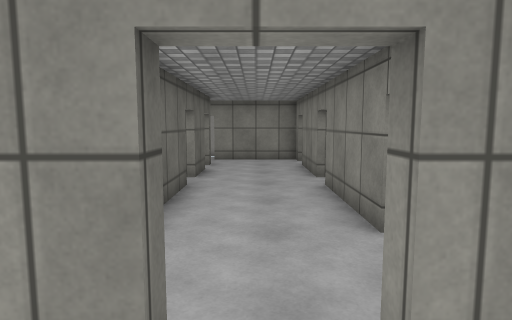
[1] (above)

22 first-person views from a walk through a 3-D level made in the Unity game engine. The camera is 1.5 m above the floor, tilts 6° down and sees 75° across. The floor is counted in squares, 1 m on a side. Each view is taken from the middle of a square. On the plan, view 1 faces up. The plan holds only what a view shows up to about 15 squares ahead; the rest is blank. The player character is not drawn. Surface patterns are stand-ins for the level's own textures.

[2]
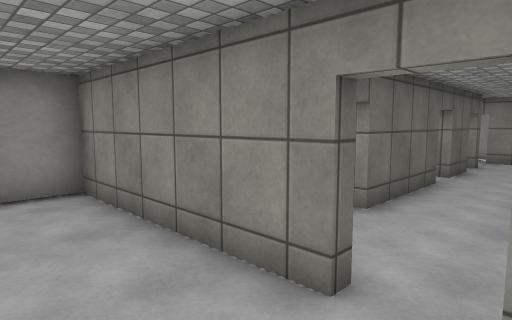

[3]
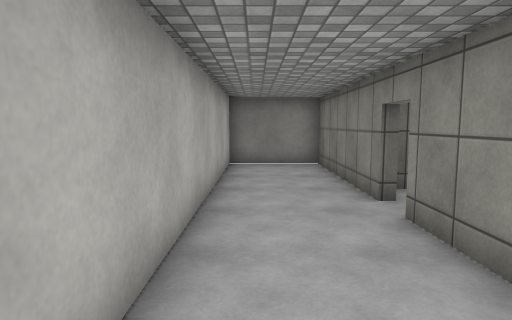

[4]
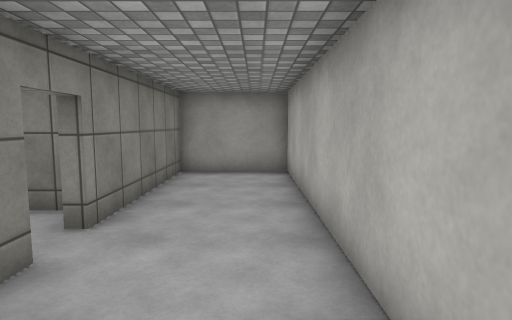

[5]
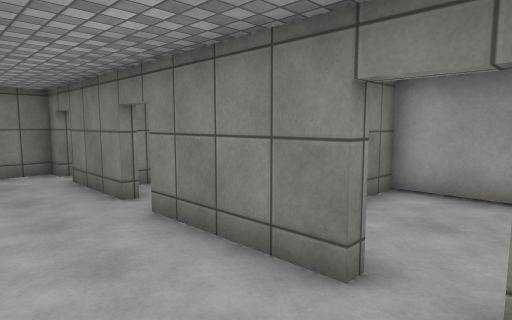

[6]
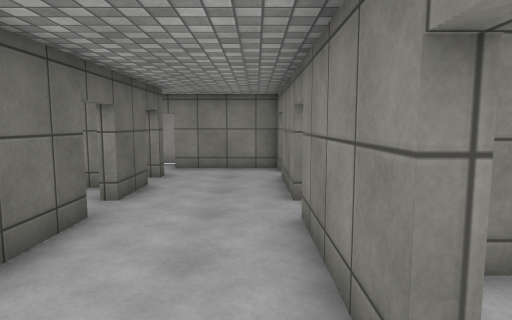

[7]
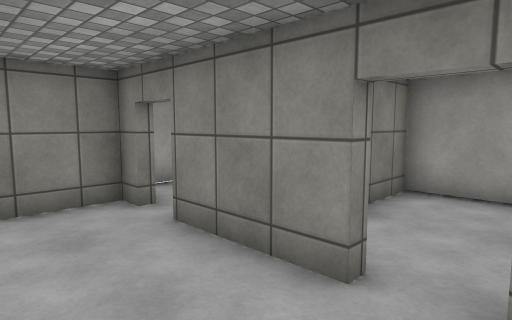

[8]
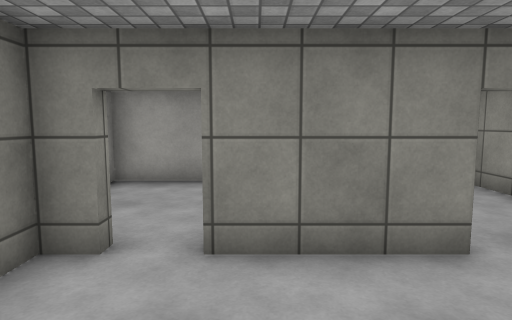

[9]
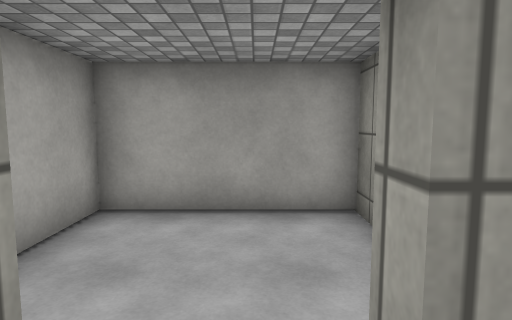

[10]
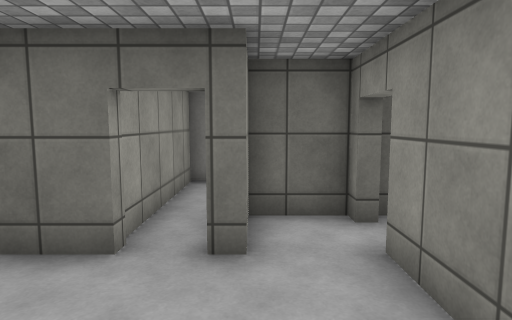

[11]
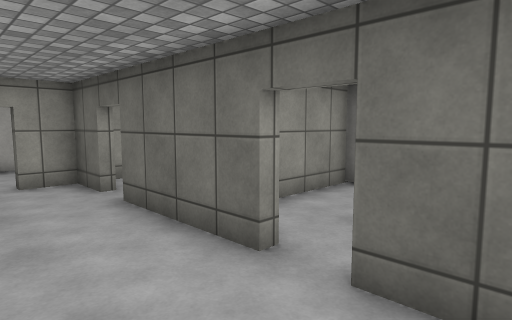

[12]
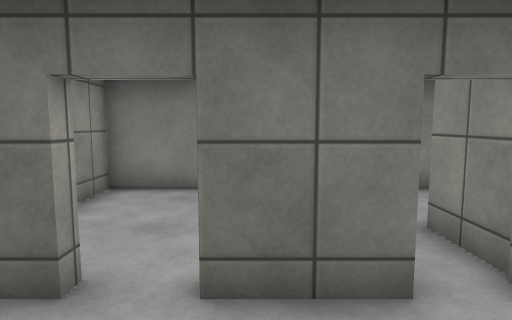

[13]
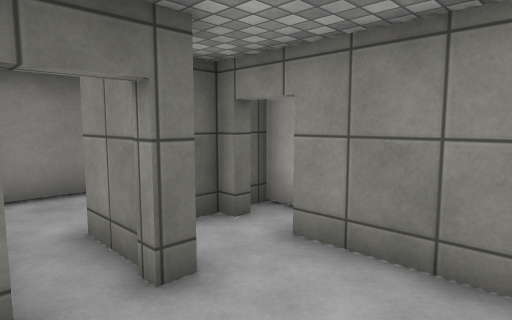

[14]
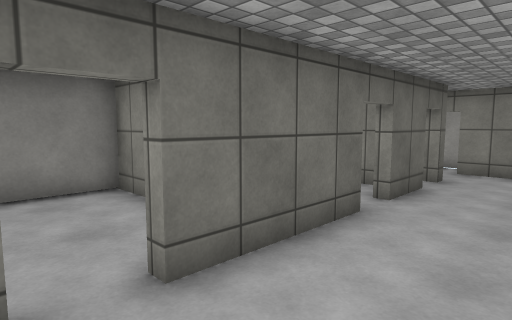

[15]
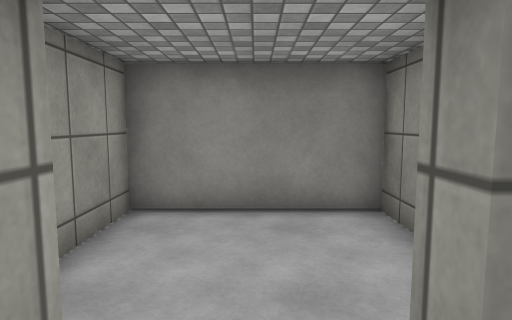

[16]
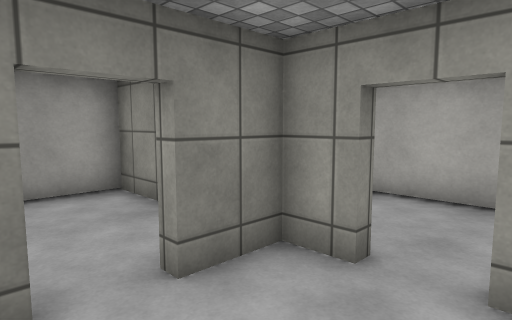

[17]
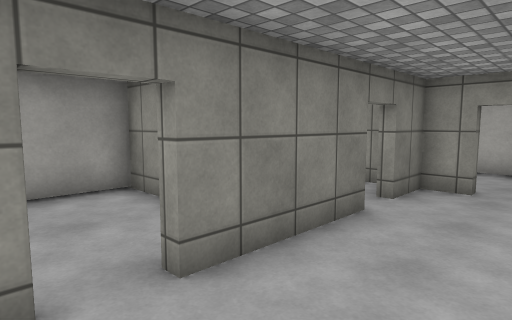

[18]
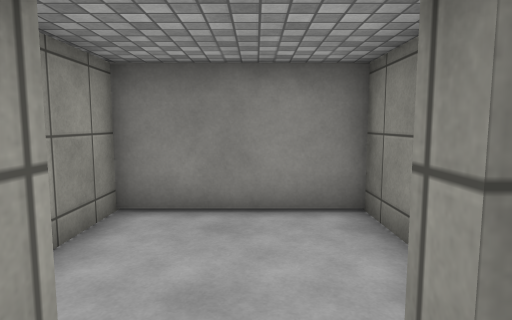

[19]
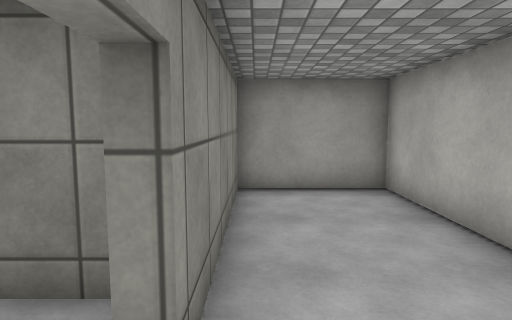

[20]
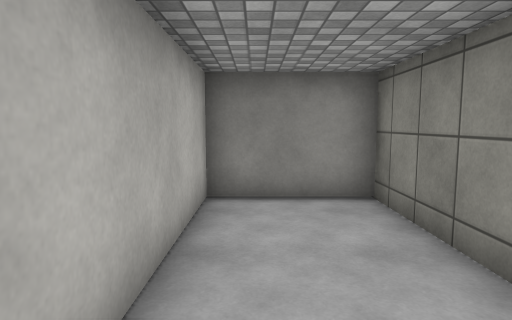

[21]
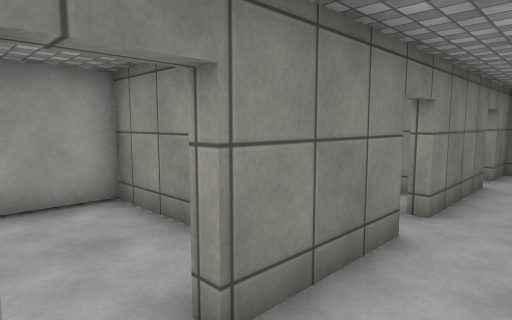

[22]
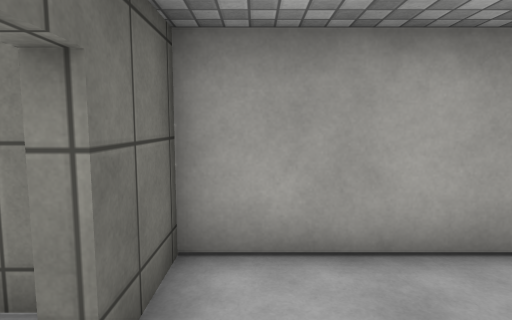

### Floor plan
Points are (right, up) in squares from view 1. A wall is a line through its corners. A room is listed if a view was taken in it or the views show most of it. See-through windows are left out.
Room 1 (views 1, 2, 3, 4, 19, 20)
walls: (-0.5, 1.8) (-0.5, 1.4) (-6.7, 1.4) (-6.7, -2) (6.7, -2) (6.7, 1.4) (0.7, 1.4) (0.7, 1.8); (-1.7, 3.3) (-1.7, 1.8)
ways out: opening at (0, 2) to room 2
Room 2 (views 5, 6, 7, 8, 9, 10, 11, 12, 13, 14, 15, 16, 17, 18, 21)
walls: (2.1, 9.5) (1.7, 9.5) (1.7, 12.6) (2.1, 12.6); (-2.1, 8.3) (-1.7, 8.3) (-1.7, 4.5) (-2.1, 4.5); (1.7, 4.5) (1.7, 8.3) (2.1, 8.3); (-4.5, 11.3) (-1.7, 11.3) (-1.7, 9.5) (-2.1, 9.5); (2.1, 13.8) (1.7, 13.8) (1.7, 14.5) (-1.9, 14.5); (-2.1, 3.3) (-1.7, 3.3); (-3, 14.5) (-3.4, 14.5) (-3.4, 12.9) (-1.7, 12.9) (-1.7, 12.5) (-3.9, 12.5); (-2, 15.7) (-3.4, 15.7); (0.7, 1.8) (1.7, 1.8) (1.7, 3.3); (-1.7, 1.8) (-0.5, 1.8)
ways out: opening at (0, 2) to room 1; opening at (2, 13) to room 3; opening at (2, 9) to room 4; opening at (-2, 9) to room 5; opening at (2, 4) to room 6; opening at (-2, 4) to room 7; opening at (-4, 12)
Room 3 (view 22)
walls: (4, 11.3) (6.7, 11.3) (6.7, 15.7) (2.1, 15.7) (2.1, 13.8)
ways out: opening at (2, 13) to room 2
Room 4 (no view inside)
walls: (5, 6.6) (6.7, 6.6) (6.7, 10.9) (4.9, 10.9)
ways out: opening at (2, 9) to room 2
Room 5 (no view inside)
walls: (-5, 10.9) (-6.7, 10.9) (-6.7, 6.6) (-4.1, 6.6); (-2.4, 10.9) (-3.1, 10.9)
ways out: opening at (-2, 9) to room 2
Room 6 (no view inside)
walls: (2.1, 4.5) (1.7, 4.5); (4.9, 1.8) (6.7, 1.8) (6.7, 6.2) (5.4, 6.2); (1.7, 3.3) (2.1, 3.3)
ways out: opening at (2, 4) to room 2
Room 7 (no view inside)
walls: (-5.4, 6.2) (-6.7, 6.2) (-6.7, 1.8) (-4.5, 1.8)
ways out: opening at (-2, 4) to room 2

Where each view was taken, in squares from view 1:
view 1: 0 up, 0 right, facing up
view 2: 1 down, 1 right, facing up-left
view 3: 1 down, 6 right, facing left
view 4: 1 down, 4 left, facing right
view 5: 3 up, 1 left, facing up-right
view 6: 3 up, 1 right, facing up
view 7: 8 up, 1 left, facing up-right
view 8: 12 up, 2 left, facing right
view 9: 13 up, 1 right, facing right
view 10: 13 up, 2 right, facing left
view 11: 11 up, 1 right, facing down-left
view 12: 10 up, 1 right, facing left
view 13: 11 up, 1 right, facing up-left
view 14: 3 up, 1 right, facing up-left
view 15: 4 up, 1 left, facing left
view 16: 5 up, 1 left, facing down-right
view 17: 10 up, 1 left, facing down-right
view 18: 9 up, 1 left, facing left
view 19: 1 up, 1 left, facing right
view 20: 1 down, 0 right, facing left
view 21: 14 up, 0 right, facing down-right
view 22: 12 up, 3 right, facing up
